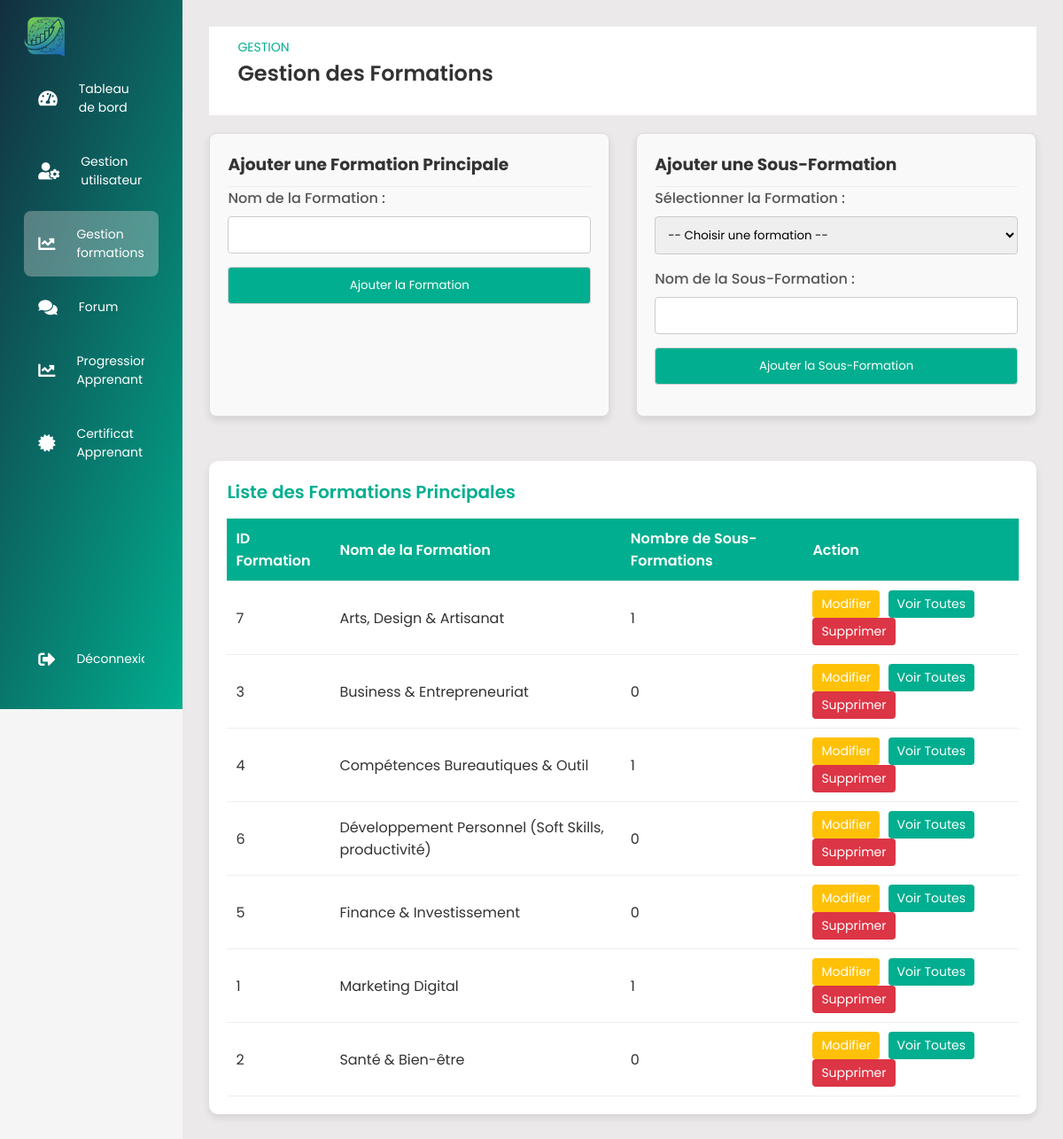
Screenshot of /Espace/admin/gestion_formations/gestion_formations.php (signed in) with the database file from the repository.
### tables this page shows
CREATE TABLE `formations` (
  `id_formation` int NOT NULL AUTO_INCREMENT,
  `nom_formation` varchar(255) NOT NULL,
  `created_at` timestamp NULL DEFAULT CURRENT_TIMESTAMP,
  PRIMARY KEY (`id_formation`),
  UNIQUE KEY `nom_formation` (`nom_formation`)
);

### Espace/admin/gestion_formations/gestion_formations.php (the view, shortened to what this page needs)
<?php
require_once '../../config/db.php';
$error_message = '';
$formations = [];
try {
    $stmt = $pdo->query("SELECT id_formation, nom_formation FROM formations ORDER BY nom_formation ASC");
    $formations = $stmt->fetchAll(PDO::FETCH_ASSOC);
} catch (PDOException $e) {
    $error_message .= " Erreur de chargement des formations : " . $e->getMessage();
}
?>
<!DOCTYPE html>
<html lang="fr">
<head>
    <link rel="stylesheet" href="../../../asset/css/styles/style-formateur.css">
    <link rel="stylesheet" href="../gestion_utilisateurs/styles.css">
    <link rel="stylesheet" href="https://cdnjs.cloudflare.com/ajax/libs/font-awesome/5.15.4/css/all.min.css">
</head>
<body>
  <div class="sidebar">
    <div class="logo">
        <img src="../../../asset/images/other_logo.png" alt="Yitro E-Learning" style="height: 50px;position:relative;left:-18px;">
    </div>
    <ul class="menu" style="margin-top:-14px">
      <li>
        <a href="../backoffice.php"><i class="fas fa-tachometer-alt"></i><span>Tableau de bord</span></a>
      </li>
      <li>
        <a href="../gestion_utilisateurs/gestion_utilisateur.php"><i class="fas fa-user-cog"></i><span>Gestion utilisateur</span></a>
      </li>
      <li class="active">
        <a href="#"><i class="fas fa-chart-line"></i><span>Gestion formations</span></a>
      </li>
      <li>
        <a href="../gestion_forum.php"><i class="fas fa-comments"></i><span>Forum</span></a>
      </li>
      <li>
        <a href="../progression_apprenant.php"><i class="fas fa-chart-line"></i><span>Progression Apprenant</span></a>
      </li>
      <li>
        <a href="../espace-certificat.php"><i class="fas fa-certificate"></i><span>Certificat Apprenant</span></a>
     </li>
      <li class="logout">
        <a href="../../../authentification/logout.php"><i class="fas fa-sign-out-alt"></i><span>Déconnexion</span></a>
      </li>
    </ul>
  </div>
  <div class="main--content">
        <div class="header--wrapper">
            <div class="header--title">
                <span>Gestion</span>
                <h2>Gestion des Formations</h2>
            </div>
        </div>
        <div class="forms--container">
            <div class="form-section gest--container">
                <h3>Ajouter une Formation Principale</h3>
                <form method="POST">
                    <label for="nom_formation">Nom de la Formation :</label>
                    <input type="text" id="nom_formation" name="nom_formation" required>
                    <button type="submit" name="ajouter_formation">Ajouter la Formation</button>
                </form>
            </div>
            <div class="form-section gest--container">
                <h3>Ajouter une Sous-Formation</h3>
                <form method="POST">
                    <label for="formation_parent_id">Sélectionner la Formation :</label>
                    <select id="formation_parent_id" name="formation_parent_id" required>
                        <option value="">-- Choisir une formation --</option>
                    </select>
                    <label for="sous_formation">Nom de la Sous-Formation :</label>
                    <input type="text" id="sous_formation" name="sous_formation" required>
                    <button type="submit" name="ajouter_sous_formation">Ajouter la Sous-Formation</button>
                </form>
            </div>
        </div>
        <div class="gest--container">
            <h2 class="gest--title">Liste des Formations Principales</h2>
            <div class="table--wrapper">
                <table class="table">
                    <thead>
                        <tr>
                            <th>ID Formation</th>
                            <th>Nom de la Formation</th>
                            <th>Nombre de Sous-Formations</th>
                            <th>Action</th>
                        </tr>
                    </thead>
                    <tbody id="gest-list-formations">
                        <?php
                        if (!empty($formations)):
                            foreach ($formations as $formation):
                                $count_stmt = $pdo->prepare("SELECT COUNT(*) FROM contenu_formations WHERE formation_id = ?");
                                $count_stmt->execute([$formation['id_formation']]);
                                $count = $count_stmt->fetchColumn();
                        ?>
                                <tr class="table--row">
                                    <td><?= $formation['id_formation'] ?></td>
                                    <td><?= htmlspecialchars($formation['nom_formation']) ?></td>
                                    <td><?= $count ?></td>
                                    <td>
                                        <a href="modifier_formation.php?id=<?= $formation['id_formation'] ?>" class="btn-action btn-edit">Modifier</a>
                                        <a href="voir_details_formation.php?id=<?= $formation['id_formation'] ?>" class="btn-action btn-view">Voir Toutes</a>
                                        <a href="supprimer_formation.php?id=<?= $formation['id_formation'] ?>" class="btn-action btn-delete" onclick="return confirm('Supprimer la formation <?= htmlspecialchars($formation['nom_formation']) ?> et TOUTES ses sous-formations ?')">Supprimer</a>
                                    </td>
                                </tr>
                            <?php endforeach; ?>
                        <?php else: ?>
                            <tr>
                                <td colspan="4" style="text-align: center;">Aucune formation principale n'a été ajoutée.</td>
                            </tr>
                        <?php endif; ?>
                    </tbody>
                </table>
            </div>
        </div>
    </div>
</body>
</html>

### asset/css/styles/style-formateur.css (style rules this page uses)
* { margin: 0; padding: 0; border: none; outline: none; box-sizing: border-box; font-family: "Poppins", sans-serif; }
body { display: flex; }
.sidebar { position: sticky; top: 0; left: 0; bottom: 0; width: 110px; height: 100vh; padding: 0 1.7rem; color: #fff; overflow: hidden; transition: all 0.5s linear; background: linear-gradient(109deg, #132F3F, #01ae8f); }
.logo { height: 80px; padding: 16px; }
.menu { height: 88%; position: relative; list-style: none; padding: 0; }
.menu li { padding: 1rem; margin: 8px 0; border-radius: 8px; transition: all 0.5s ease-in-out; }
.menu li:hover, .active { background-color: #e0e0e058; }
.menu a { color: #fff; font-size: 14px; text-decoration: none; display: flex; align-items: center; gap: 1.5rem; }
.menu a span { overflow: hidden; }
.menu a i { font-size: 1.2rem; }
.logout { position: absolute; bottom: 0; left: 0; width: 100%; }
.main--content { position: relative; background: #ebe9e9; width: 100%; padding: 1rem; }
.header--wrapper { display: flex; justify-content: space-between; align-items: center; flex-wrap: wrap; margin-bottom: 1rem; padding: 10px 2rem; background-color: #fff; }
.header--title { color: rgba(113, 99, 186, 255); }
.main--content { padding: 30px; }
h2 { color: #333; font-weight: 600; margin-bottom: 20px; }
label { font-weight: 500; color: #555; margin-bottom: 8px; display: block; }
a { text-decoration: none; color: #007bff; transition: color 0.3s, transform 0.2s; }

### Espace/admin/gestion_utilisateurs/styles.css (style rules this page uses)
* { margin: 0; padding: 0; box-sizing: border-box; font-family: 'Poppins', sans-serif; }
body { background: #f5f5f5; color: #333; }
.header--wrapper { display: flex; justify-content: space-between; align-items: center; margin-bottom: 20px; }
.header--title span { color: #01ae8f; font-size: 14px; text-transform: uppercase; }
.header--title h2 { font-size: 24px; color: #333; }
.gest--container { background: #fff; padding: 20px; border-radius: 10px; box-shadow: 0 4px 8px rgba(0, 0, 0, 0.1); margin-bottom: 20px; }
.gest--title { color: #01ae8f; font-size: 20px; margin-bottom: 15px; }
.table--wrapper { overflow-x: auto; }
.table { width: 100%; border-collapse: collapse; background: #fff; }
.table thead { background: #01ae8f; color: #fff; }
.table th { padding: 12px; text-align: left; font-weight: 600; }
.table td { padding: 12px; border-bottom: 1px solid #ddd; }
.btn-action { padding: 8px 12px; text-decoration: none; border-radius: 5px; font-size: 14px; margin-right: 5px; transition: background 0.3s; display: inline-block; color: #fff; }
.btn-view { background: #01ae8f; }
.btn-delete { background: #f44336; }

### Espace/admin/gestion_formations/gestion_formations.php (style rules this page uses)
.forms--container { display: flex; gap: 30px; margin-bottom: 30px; flex-wrap: wrap; }
.form-section { flex: 1; min-width: 300px; padding: 20px; border: 1px solid #ddd; border-radius: 8px; background-color: #f9f9f9; }
.form-section h3 { margin-top: 0; border-bottom: 1px solid #eee; padding-bottom: 10px; }
input[type="text"], select, button { width: 100%; padding: 10px; margin-bottom: 15px; border: 1px solid #ccc; border-radius: 4px; box-sizing: border-box; }
button[type="submit"] { background-color: #01ae8f; color: white; cursor: pointer; transition: background-color 0.3s; }
.table--wrapper table { width: 100%; border-collapse: collapse; }
.table--wrapper th, .table--wrapper td { padding: 10px; text-align: left; border-bottom: 1px solid #eee; }
.btn-action.btn-edit { background-color: #ffc107; }
.btn-action.btn-delete { background-color: #dc3545; }
.btn-action { color: white; padding: 5px 10px; border-radius: 4px; text-decoration: none; margin-right: 5px; }

### rows the page displays
formations: id_formation "7", nom_formation "Arts, Design & Artisanat", count "1"
formations: id_formation "3", nom_formation "Business & Entrepreneuriat", count "0"
formations: id_formation "4", nom_formation "Compétences Bureautiques & Outil", count "1"
formations: id_formation "6", nom_formation "Développement Personnel (Soft Skills, productivité)", count "0"
formations: id_formation "5", nom_formation "Finance & Investissement", count "0"
formations: id_formation "1", nom_formation "Marketing Digital", count "1"
formations: id_formation "2", nom_formation "Santé & Bien-être", count "0"
